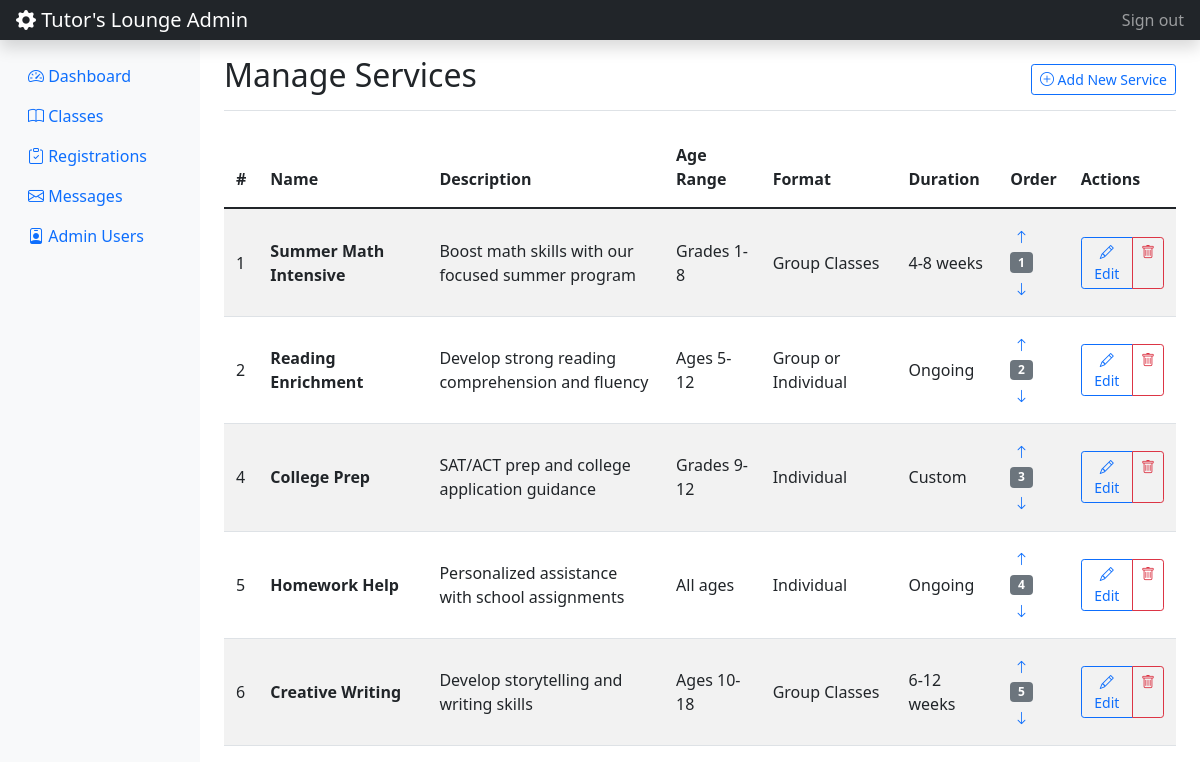
/admin/manage_services.php (signed in), run on the app's committed database.
### tables this page shows
CREATE TABLE `services` (
  `id` int(11) NOT NULL,
  `name` varchar(100) NOT NULL,
  `description` text NOT NULL,
  `icon_class` varchar(50) NOT NULL DEFAULT 'fas fa-book',
  `age_range` varchar(50) NOT NULL,
  `format` varchar(50) NOT NULL,
  `duration` varchar(50) NOT NULL,
  `has_class_link` tinyint(1) NOT NULL DEFAULT 1,
  `display_order` int(11) NOT NULL DEFAULT 0
);

### admin/manage_services.php (the view, shortened to what this page needs)
<?php
require_once '../includes/auth_check.php';
$stmt = $pdo->query("SELECT * FROM services ORDER BY display_order");
$services = $stmt->fetchAll();
$max_order = !empty($services) ? max(array_column($services, 'display_order')) : 0;
?>
<?php include('../includes/admin_header.php'); ?>
<div class="d-flex justify-content-between flex-wrap flex-md-nowrap align-items-center pt-3 pb-2 mb-3 border-bottom">
    <h1 class="h2">Manage Services</h1>
    <div class="btn-toolbar mb-2 mb-md-0">
        <a href="add_service.php" class="btn btn-sm btn-outline-primary">
            <i class="bi bi-plus-circle"></i> Add New Service
        </a>
    </div>
</div>
<?php if (empty($services)): ?>
<div class="alert alert-info">
    No services found. Click the "Add New Service" button to create one.
</div>
<?php else: ?>
<div class="table-responsive">
    <table class="table table-striped table-hover align-middle">
        <thead>
            <tr>
                <th>#</th>
                <th>Name</th>
                <th>Description</th>
                <th>Age Range</th>
                <th>Format</th>
                <th>Duration</th>
                <th>Order</th>
                <th>Actions</th>
            </tr>
        </thead>
        <tbody>
            <?php foreach ($services as $index => $service): ?>
            <tr>
                <td><?php echo $service['id']; ?></td>
                <td>
                    <strong><?php echo htmlspecialchars($service['name']); ?></strong>
                </td>
                <td>
                    <div style="max-width: 300px;">
                        <?php echo htmlspecialchars(substr($service['description'], 0, 100)) . (strlen($service['description']) > 100 ? '...' : ''); ?>
                    </div>
                </td>
                <td><?php echo htmlspecialchars($service['age_range']); ?></td>
                <td><?php echo htmlspecialchars($service['format']); ?></td>
                <td><?php echo htmlspecialchars($service['duration']); ?></td>
                <td>
                    <div class="btn-group-vertical">
                        <a href="admin_actions.php?action=move_service_up&id=<?php echo $service['id']; ?>"
                           class="btn btn-sm btn-link p-0 mb-1" <?php echo $service['display_order'] <= 1 ? 'disabled' : ''; ?>>
                            <i class="bi bi-arrow-up"></i>
                        </a>
                        <span class="badge bg-secondary"><?php echo $service['display_order']; ?></span>
                        <a href="admin_actions.php?action=move_service_down&id=<?php echo $service['id']; ?>"
                           class="btn btn-sm btn-link p-0 mt-1" <?php echo $service['display_order'] >= $max_order ? 'disabled' : ''; ?>>
                            <i class="bi bi-arrow-down"></i>
                        </a>
                    </div>
                </td>
                <td>
                    <div class="btn-group" role="group">
                        <a href="edit_service.php?id=<?php echo $service['id']; ?>" class="btn btn-sm btn-outline-primary">
                            <i class="bi bi-pencil"></i> Edit
                        </a>
                        <a href="admin_actions.php?action=delete_service&id=<?php echo $service['id']; ?>"
                           class="btn btn-sm btn-outline-danger"
                           onclick="return confirm('Are you sure you want to delete this service?');">
                            <i class="bi bi-trash"></i>
                        </a>
                    </div>
                </td>
            </tr>
            <?php endforeach; ?>
        </tbody>
    </table>
</div>
<?php endif; ?>
<?php include('../includes/admin_footer.php'); ?>

### assets/css/admin.css (style rules this page uses)
.table > :not(caption) > * > * { padding: 1rem 0.75rem; }
.table > thead { border-top: none; }

### data on the page
services: id "1", name "Summer Math Intensive", description "Boost math skills with our focused summer program", age_range "Grades 1-8", format "Group Classes", duration "4-8 weeks", display_order "1"
services: id "2", name "Reading Enrichment", description "Develop strong reading comprehension and fluency", age_range "Ages 5-12", format "Group or Individual", duration "Ongoing", display_order "2"
services: id "4", name "College Prep", description "SAT/ACT prep and college application guidance", age_range "Grades 9-12", format "Individual", duration "Custom", display_order "3"
services: id "5", name "Homework Help", description "Personalized assistance with school assignments", age_range "All ages", format "Individual", duration "Ongoing", display_order "4"
services: id "6", name "Creative Writing", description "Develop storytelling and writing skills", age_range "Ages 10-18", format "Group Classes", duration "6-12 weeks", display_order "5"

### other printed values
SITE_NAME "Tutor's Lounge"
